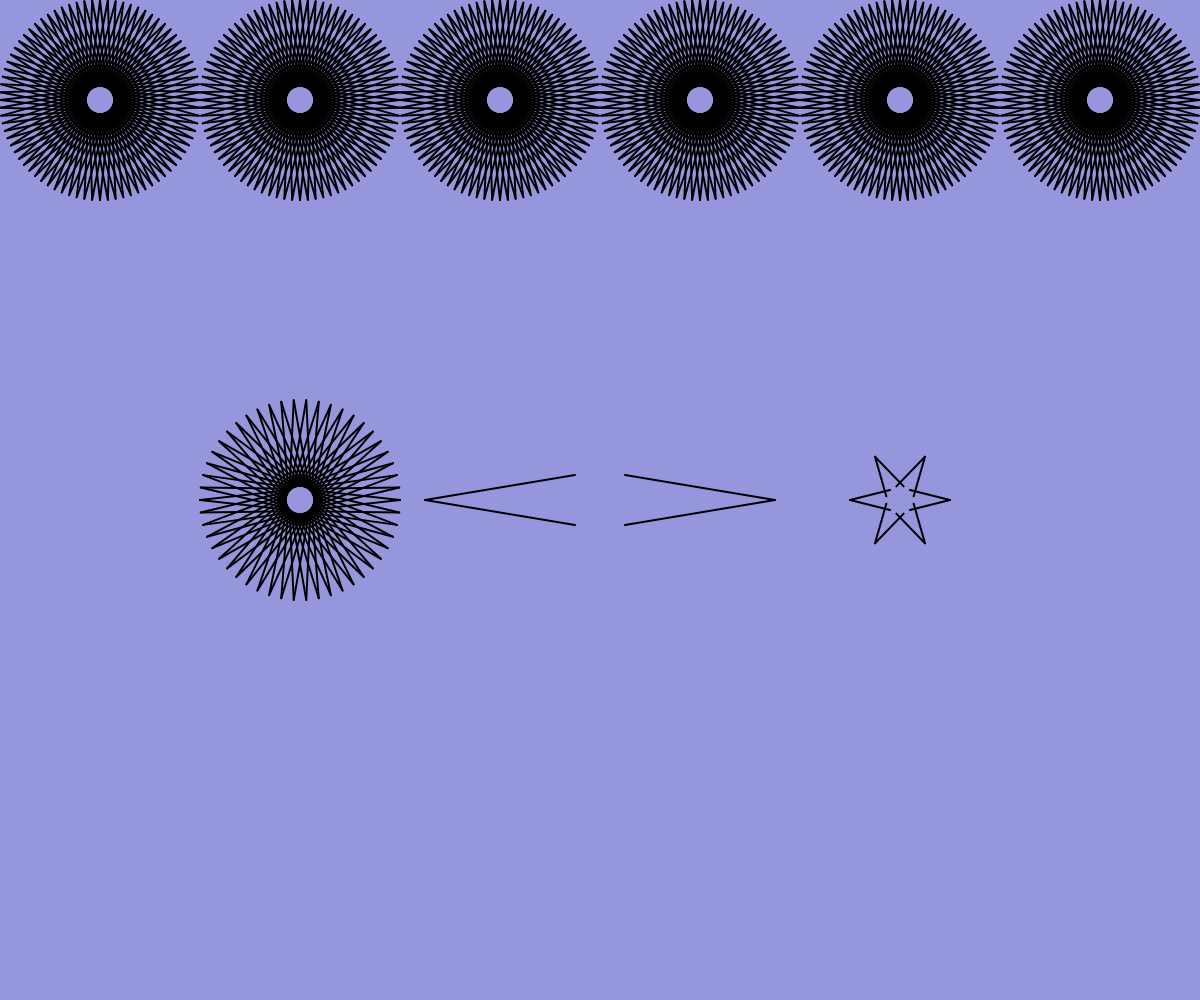
Frame 1 (no input)
Frame 60 (no input): identical to frame 1, image omitted
Frame 120 (the mouse pressed at the canvas centre since frame 60): identical to frame 1, image omitted

The p5.js sketch that drew this single still picture (run headless with seeded random() and noise() and a simulated clock; from frame 60 on, the mouse is pressed at the canvas centre):

// p5.js sketch
// ── sketch.js
function star(x, y, w, c,i) {
  let r = w / 2;
  push();
  translate(x, y);

  for(let cnt = 0;cnt < i;cnt ++){
  line(c, -c, r, 0);
  line(c, c, r, 0);
  rotate(360/i);
  }

  //line(-c, c, 0, r);
  //line(c, c, 0, r);

  //line(-c, -c, -r, 0);
  //line(-c, c, -r, 0);

  //line(-c, -c, 0, -r);
  //line(c, -c, 0, -r);
  pop();
}

function setup() {
  createCanvas(windowWidth, windowHeight);
  background(150, 150, 220);
  strokeWeight(2);
  angleMode(DEGREES);

  star(width / 4, height / 2, 200, 10,50);
  star(width / 2, height / 2, 350, 25,2);
  star(3 * width / 4, height / 2, 100, 10,6);
  
  for(let x = 100;x < width;x +=200){
    star(x,100,200,10,80)
  }
}

function draw() {}
